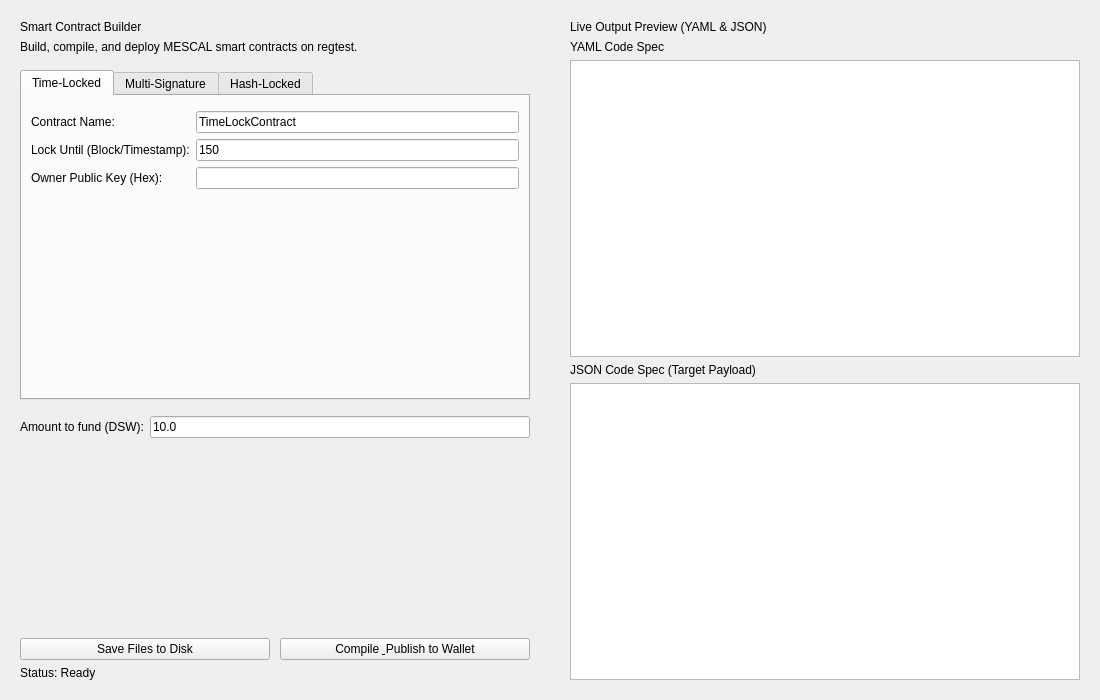
<?xml version="1.0" encoding="UTF-8"?>
<ui version="4.0">
 <class>SmartContractWidget</class>
 <widget class="QWidget" name="SmartContractWidget">
  <property name="geometry">
   <rect>
    <x>0</x>
    <y>0</y>
    <width>1100</width>
    <height>700</height>
   </rect>
  </property>
  <layout class="QHBoxLayout" name="horizontalLayout_Main" stretch="1,1">
   <property name="spacing">
    <number>0</number>
   </property>
   <property name="leftMargin">
    <number>0</number>
   </property>
   <property name="topMargin">
    <number>0</number>
   </property>
   <property name="rightMargin">
    <number>0</number>
   </property>
   <property name="bottomMargin">
    <number>0</number>
   </property>
   <item>
    <!-- Left Side Container -->
    <widget class="QFrame" name="left">
     <layout class="QVBoxLayout" name="verticalLayout_Left">
      <property name="leftMargin">
       <number>20</number>
      </property>
      <property name="rightMargin">
       <number>20</number>
      </property>
      <property name="topMargin">
       <number>20</number>
      </property>
      <property name="bottomMargin">
       <number>20</number>
      </property>
      <item>
       <widget class="QLabel" name="labelTitle">
        <property name="text">
         <string>Smart Contract Builder</string>
        </property>
        <property name="textFormat">
         <enum>Qt::PlainText</enum>
        </property>
       </widget>
      </item>
      <item>
       <widget class="QLabel" name="labelSubtitle1">
        <property name="text">
         <string>Build, compile, and deploy MESCAL smart contracts on regtest.</string>
        </property>
       </widget>
      </item>
      <item>
       <spacer name="verticalSpacer_1">
        <property name="orientation">
         <enum>Qt::Vertical</enum>
        </property>
        <property name="sizeType">
         <enum>QSizePolicy::Fixed</enum>
        </property>
        <property name="sizeHint" stdset="0">
         <size>
          <width>20</width>
          <height>10</height>
         </size>
        </property>
       </spacer>
      </item>
      <item>
       <widget class="QTabWidget" name="tabWidget">
        <property name="currentIndex">
         <number>0</number>
        </property>
        <widget class="QWidget" name="tabTimeLock">
         <attribute name="title">
          <string>Time-Locked</string>
         </attribute>
         <layout class="QFormLayout" name="formLayout_TimeLock">
          <property name="fieldGrowthPolicy">
           <enum>QFormLayout::AllNonFixedFieldsGrow</enum>
          </property>
          <property name="topMargin">
           <number>15</number>
          </property>
          <item row="0" column="0">
           <widget class="QLabel" name="lblTLName">
            <property name="text">
             <string>Contract Name:</string>
            </property>
           </widget>
          </item>
          <item row="0" column="1">
           <widget class="QLineEdit" name="lineEditNameTimeLock">
            <property name="text">
             <string>TimeLockContract</string>
            </property>
           </widget>
          </item>
          <item row="1" column="0">
           <widget class="QLabel" name="lblTLExpiry">
            <property name="text">
             <string>Lock Until (Block/Timestamp):</string>
            </property>
           </widget>
          </item>
          <item row="1" column="1">
           <widget class="QLineEdit" name="lineEditExpiryTimeLock">
            <property name="text">
             <string>150</string>
            </property>
           </widget>
          </item>
          <item row="2" column="0">
           <widget class="QLabel" name="lblTLPubkey">
            <property name="text">
             <string>Owner Public Key (Hex):</string>
            </property>
           </widget>
          </item>
          <item row="2" column="1">
           <widget class="QLineEdit" name="lineEditPubkeyTimeLock"/>
          </item>
         </layout>
        </widget>
        <widget class="QWidget" name="tabMultiSig">
         <attribute name="title">
          <string>Multi-Signature</string>
         </attribute>
         <layout class="QFormLayout" name="formLayout_MultiSig">
          <property name="topMargin">
           <number>15</number>
          </property>
          <item row="0" column="0">
           <widget class="QLabel" name="lblMSName">
            <property name="text">
             <string>Contract Name:</string>
            </property>
           </widget>
          </item>
          <item row="0" column="1">
           <widget class="QLineEdit" name="lineEditNameMultiSig">
            <property name="text">
             <string>MultiSigContract</string>
            </property>
           </widget>
          </item>
          <item row="1" column="0">
           <widget class="QLabel" name="lblMSN">
            <property name="text">
             <string>Total Keys (n):</string>
            </property>
           </widget>
          </item>
          <item row="1" column="1">
           <widget class="QLineEdit" name="lineEditNMultiSig">
            <property name="text">
             <string>3</string>
            </property>
           </widget>
          </item>
          <item row="2" column="0">
           <widget class="QLabel" name="lblMSM">
            <property name="text">
             <string>Required Signatures (m):</string>
            </property>
           </widget>
          </item>
          <item row="2" column="1">
           <widget class="QLineEdit" name="lineEditMMultiSig">
            <property name="text">
             <string>2</string>
            </property>
           </widget>
          </item>
          <item row="3" column="0">
           <widget class="QLabel" name="lblMSKeys">
            <property name="text">
             <string>Public Keys (one per line):</string>
            </property>
           </widget>
          </item>
          <item row="3" column="1">
           <widget class="QPlainTextEdit" name="plainTextEditKeysMultiSig"/>
          </item>
         </layout>
        </widget>
        <widget class="QWidget" name="tabHashLock">
         <attribute name="title">
          <string>Hash-Locked</string>
         </attribute>
         <layout class="QFormLayout" name="formLayout_HashLock">
          <property name="topMargin">
           <number>15</number>
          </property>
          <item row="0" column="0">
           <widget class="QLabel" name="lblHLName">
            <property name="text">
             <string>Contract Name:</string>
            </property>
           </widget>
          </item>
          <item row="0" column="1">
           <widget class="QLineEdit" name="lineEditNameHashLock">
            <property name="text">
             <string>HashLockContract</string>
            </property>
           </widget>
          </item>
          <item row="1" column="0">
           <widget class="QLabel" name="lblHLHash">
            <property name="text">
             <string>Hash160 of Preimage (Hex):</string>
            </property>
           </widget>
          </item>
          <item row="1" column="1">
           <widget class="QLineEdit" name="lineEditHashHashLock"/>
          </item>
          <item row="2" column="0">
           <widget class="QLabel" name="lblHLPubkey">
            <property name="text">
             <string>Recipient Pubkey (Hex):</string>
            </property>
           </widget>
          </item>
          <item row="2" column="1">
           <widget class="QLineEdit" name="lineEditPubkeyHashLock"/>
          </item>
         </layout>
        </widget>
       </widget>
      </item>
      <item>
       <spacer name="verticalSpacer_2">
        <property name="orientation">
         <enum>Qt::Vertical</enum>
        </property>
        <property name="sizeType">
         <enum>QSizePolicy::Fixed</enum>
        </property>
        <property name="sizeHint" stdset="0">
         <size>
          <width>20</width>
          <height>10</height>
         </size>
        </property>
       </spacer>
      </item>
      <item>
       <layout class="QHBoxLayout" name="horizontalLayout_Amount">
        <item>
         <widget class="QLabel" name="labelAmount">
          <property name="text">
           <string>Amount to fund (DSW):</string>
          </property>
         </widget>
        </item>
        <item>
         <widget class="QLineEdit" name="lineEditAmount">
          <property name="text">
           <string>10.0</string>
          </property>
         </widget>
        </item>
       </layout>
      </item>
      <item>
       <spacer name="verticalSpacer_3">
        <property name="orientation">
         <enum>Qt::Vertical</enum>
        </property>
        <property name="sizeType">
         <enum>QSizePolicy::Expanding</enum>
        </property>
        <property name="sizeHint" stdset="0">
         <size>
          <width>20</width>
          <height>40</height>
         </size>
        </property>
       </spacer>
      </item>
      <item>
       <!-- Bottom Action buttons -->
       <layout class="QHBoxLayout" name="horizontalLayout_Actions">
        <property name="spacing">
         <number>10</number>
        </property>
        <item>
         <widget class="QPushButton" name="btnSave">
          <property name="text">
           <string>Save Files to Disk</string>
          </property>
         </widget>
        </item>
        <item>
         <widget class="QPushButton" name="btnPublish">
          <property name="text">
           <string>Compile &amp; Publish to Wallet</string>
          </property>
         </widget>
        </item>
       </layout>
      </item>
      <item>
       <widget class="QLabel" name="labelStatus">
        <property name="text">
         <string>Status: Ready</string>
        </property>
       </widget>
      </item>
     </layout>
    </widget>
   </item>
   <item>
    <!-- Right Side Container -->
    <widget class="QFrame" name="right">
     <layout class="QVBoxLayout" name="verticalLayout_Right">
      <property name="leftMargin">
       <number>20</number>
      </property>
      <property name="rightMargin">
       <number>20</number>
      </property>
      <property name="topMargin">
       <number>20</number>
      </property>
      <property name="bottomMargin">
       <number>20</number>
      </property>
      <item>
       <widget class="QLabel" name="labelTitleRight">
        <property name="text">
         <string>Live Output Preview (YAML &amp; JSON)</string>
        </property>
       </widget>
      </item>
      <item>
       <widget class="QLabel" name="lblYAML">
        <property name="text">
         <string>YAML Code Spec</string>
        </property>
       </widget>
      </item>
      <item>
       <widget class="QTextEdit" name="textEditYAML">
        <property name="readOnly">
         <bool>true</bool>
        </property>
       </widget>
      </item>
      <item>
       <widget class="QLabel" name="lblJSON">
        <property name="text">
         <string>JSON Code Spec (Target Payload)</string>
        </property>
       </widget>
      </item>
      <item>
       <widget class="QTextEdit" name="textEditJSON">
        <property name="readOnly">
         <bool>true</bool>
        </property>
       </widget>
      </item>
     </layout>
    </widget>
   </item>
  </layout>
 </widget>
 <resources/>
 <connections/>
</ui>
